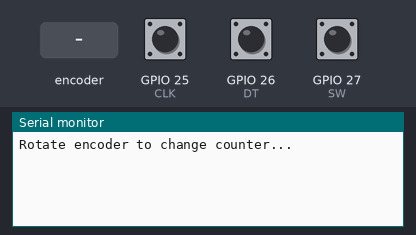
Bench run of a sketch on a simulated ESP32. On the bench: the last lines printed to the serial monitor. Inputs (shaded band) come from the test bench; at power-on: GPIO 27 (SW) HIGH, GPIO 25 (CLK) HIGH, GPIO 26 (DT) HIGH.

Above: at 1.2 s.
1.3 s: rotary encoder on GPIO 25 (CLK) / GPIO 26 (DT) turned 1 step (first pin leading)
At 1.8 s:
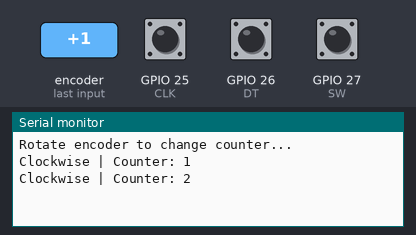
3.0 s: GPIO 27 (SW) pulled LOW for 0.15 s
At 3.6 s:
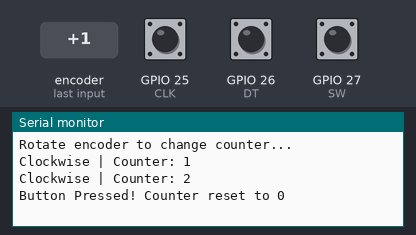
4.6 s: rotary encoder on GPIO 25 (CLK) / GPIO 26 (DT) turned 2 steps (second pin leading)
At 5.4 s:
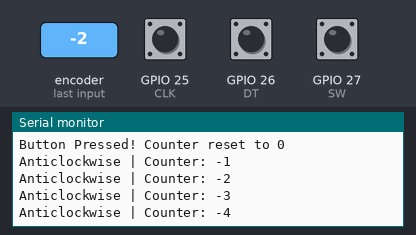
Timing chart, 0 to 7.6 s (numbered marks = the images above; inputs shaded):
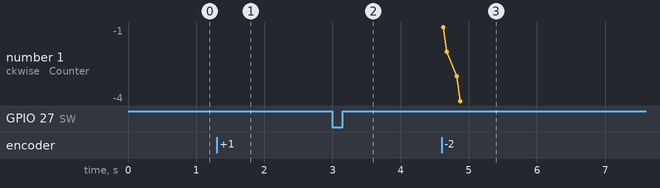

The sketch:

code.ino
```cpp
// No library needed for basic rotary encoder reading

// Define encoder pins
#define CLK 25                       // Clock pin (A)
#define DT  26                       // Data pin (B)
#define SW  27                       // Switch pin (push button)

int counter = 0;                     // Stores current position
int lastCLKState;                    // Previous CLK state
int currentCLKState;                 // Current CLK state
bool buttonPressed = false;          // Button state

void setup() {
  Serial.begin(115200);             // Start serial monitor

  pinMode(CLK, INPUT);              // CLK as input
  pinMode(DT, INPUT);               // DT as input
  pinMode(SW, INPUT_PULLUP);        // SW as input with pullup (LOW when pressed)

  lastCLKState = digitalRead(CLK);  // Read initial CLK state

  Serial.println("Rotate encoder to change counter...");
}

void loop() {
  currentCLKState = digitalRead(CLK);  // Read current CLK state

  // If CLK state changed, encoder was rotated
  if (currentCLKState != lastCLKState) {

    // If DT is different from CLK, rotating clockwise
    if (digitalRead(DT) != currentCLKState) {
      counter++;                     // Increment counter
      Serial.print("Clockwise | Counter: ");
    } else {
      counter--;                     // Decrement counter
      Serial.print("Anticlockwise | Counter: ");
    }
    Serial.println(counter);         // Print updated counter
  }

  lastCLKState = currentCLKState;   // Save current state for next loop

  // Check if button is pressed (LOW because of INPUT_PULLUP)
  if (digitalRead(SW) == LOW) {
    if (!buttonPressed) {            // Avoid multiple triggers
      Serial.println("Button Pressed! Counter reset to 0");
      counter = 0;                   // Reset counter on button press
      buttonPressed = true;
    }
  } else {
    buttonPressed = false;           // Reset button flag when released
  }
}
```

Measured:
- after the input at 1.3 s, the serial monitor: prints a new line at once (image 1)
- after the input at 3.0 s, the serial monitor: prints a new line at once (image 2)
- after the input at 4.6 s, the serial monitor: prints a new line at once (image 3)
